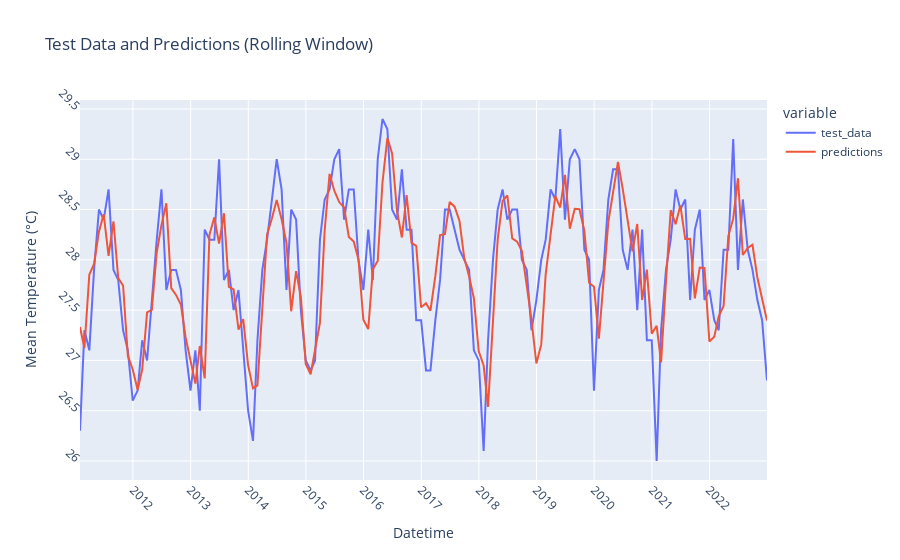

Source (notebook cell):
### Markdown cell above
##### Although there is volatility in residual data, there is less pattern compared to just training on the test data in one shot (as shown above), means predictions will be closer and model is better.

### Code cell
plot_data_rolling = pd.DataFrame({'datetime': test_data.index, 'test_data': test_data.values, 'predictions': predictions_rolling})
# print(plot_data)
fig_pred_test_rolling = px.line(plot_data_rolling, x='datetime', y=['test_data', 'predictions'], labels={'datetime': 'Datetime', 'value': 'Mean Temperature (°C)'}, title='Test Data and Predictions (Rolling Window)')
fig_pred_test_rolling.update_xaxes(dtick='M12', tickangle=45)
fig_pred_test_rolling.update_yaxes(dtick=0.5, tickangle=45)
fig_pred_test_rolling.update_traces(hovertemplate='Datetime: %{x}<br>Mean Temperature: %{y}°C')
fig_pred_test_rolling.show()

print(f"Mean Absolute Percent Error: {round(np.mean(abs(residuals_rolling/test_data)), 4)}")
print(f"Root Mean Squared Error: {np.sqrt(np.mean(residuals_rolling**2))}")

### Figure 1 — Plotly figure (JSON) as saved in the notebook; plotly's stock layout.template omitted (floating-point values rounded to 4 significant figures; data arrays with more than 128 entries replaced by an {"elided": "..."} marker saying what was removed)
{"data": [{"hovertemplate": "Datetime: %{x}<br>Mean Temperature: %{y}°C", "legendgroup": "test_data", "line": {"color": "#636efa", "dash": "solid"}, "marker": {"symbol": "circle"}, "mode": "lines", "name": "test_data", "orientation": "v", "showlegend": true, "type": "scatter", "x": {"elided": "144 str values"}, "xaxis": "x", "y": {"elided": "144 float values"}, "yaxis": "y"}, {"hovertemplate": "Datetime: %{x}<br>Mean Temperature: %{y}°C", "legendgroup": "predictions", "line": {"color": "#EF553B", "dash": "solid"}, "marker": {"symbol": "circle"}, "mode": "lines", "name": "predictions", "orientation": "v", "showlegend": true, "type": "scatter", "x": {"elided": "144 str values"}, "xaxis": "x", "y": {"elided": "144 float values"}, "yaxis": "y"}], "layout": {"legend": {"title": {"text": "variable"}, "tracegroupgap": 0}, "title": {"text": "Test Data and Predictions (Rolling Window)"}, "xaxis": {"anchor": "y", "domain": [0, 1], "dtick": "M12", "tickangle": 45, "title": {"text": "Datetime"}}, "yaxis": {"anchor": "x", "domain": [0, 1], "dtick": 0.5, "tickangle": 45, "title": {"text": "Mean Temperature (°C)"}}}}
